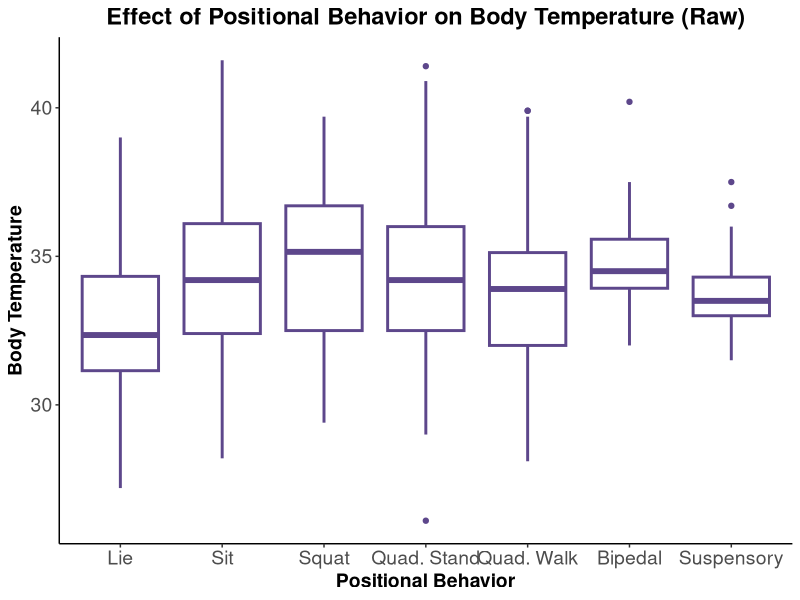
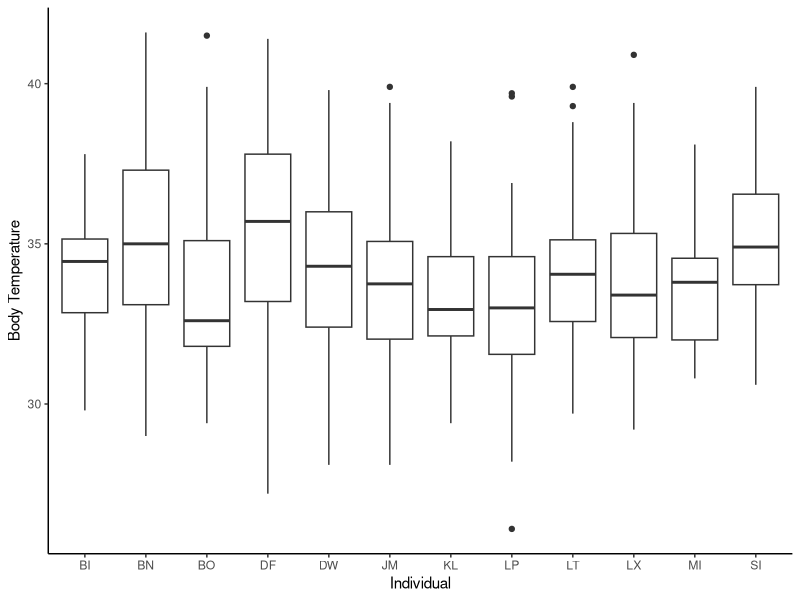
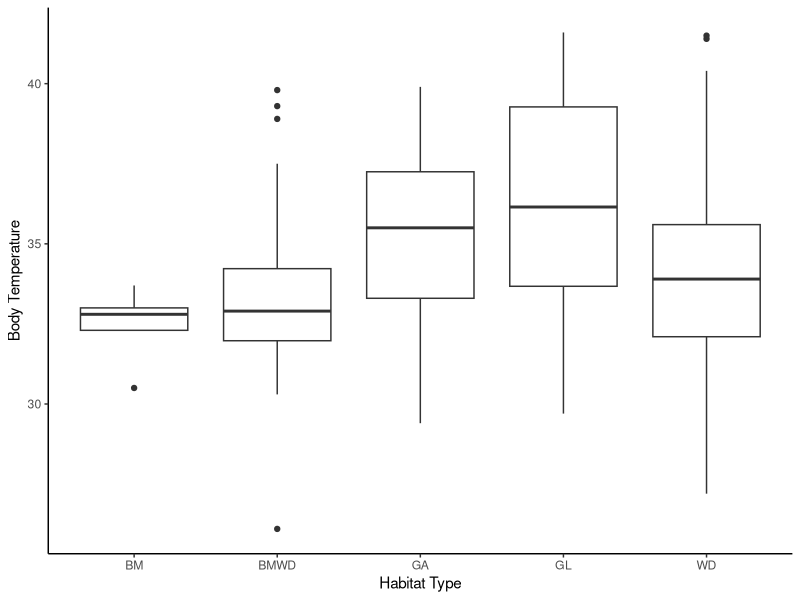
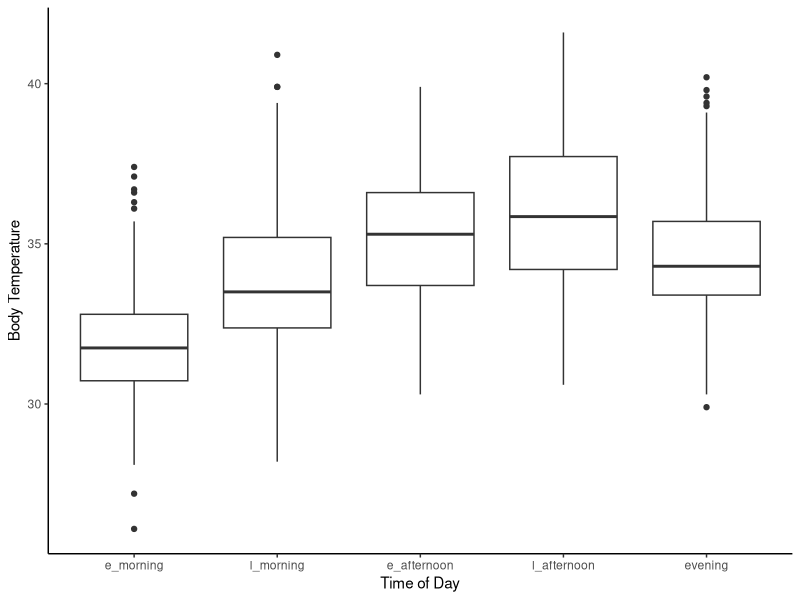
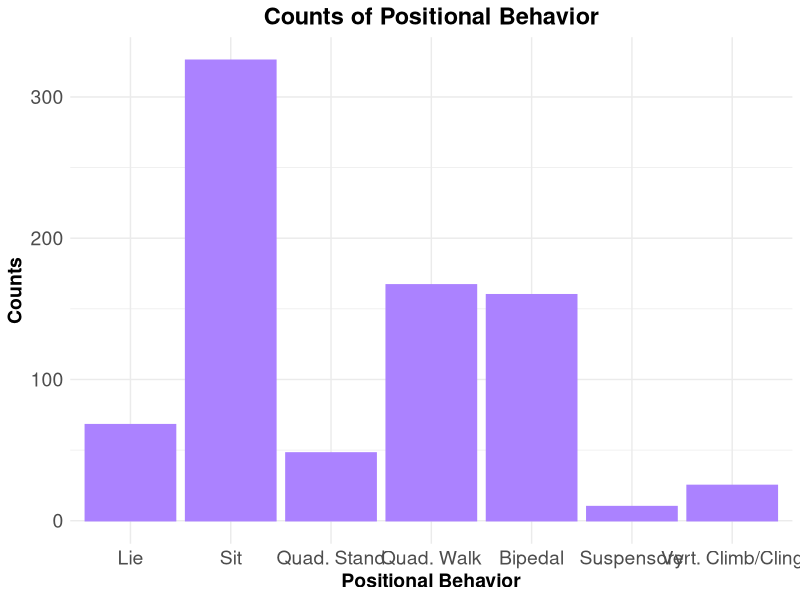
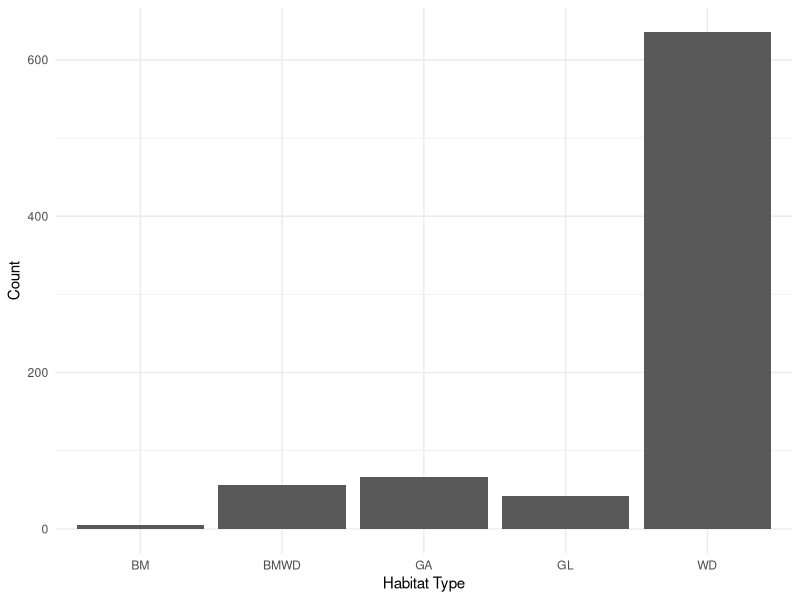
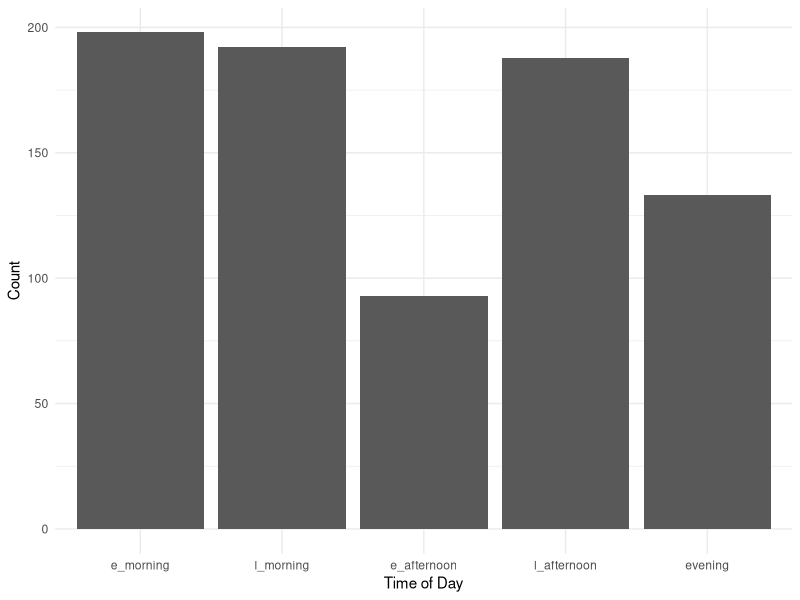
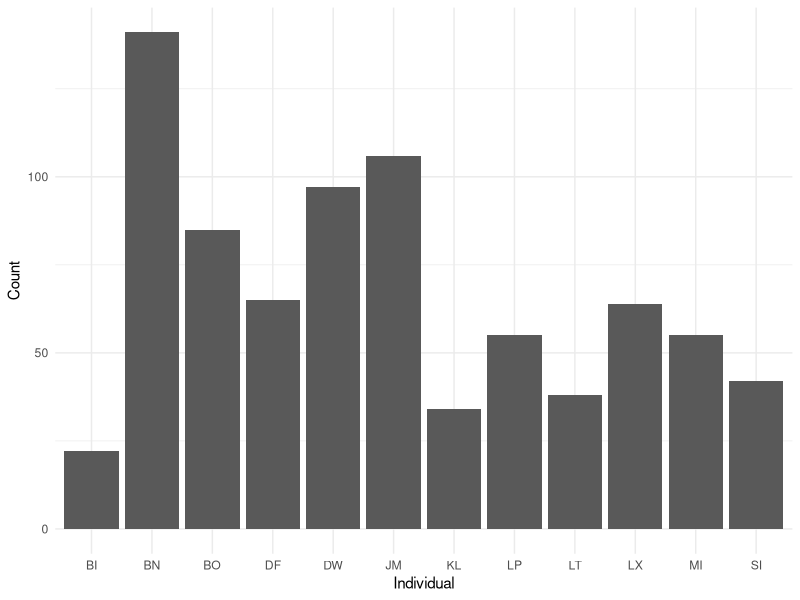

Here is the R script that generated these plots, in order: (Note: this script raises an error after producing the figures.)
# load libraries
library(scales)
library(readr)
library(lubridate)
library(magrittr)
library(ggplot2)
library(car)
library(emmeans)
library(lme4)
library(ggthemes)
library(tidyverse) 
#library(plyr) #HSR note- if you need plyr, need to load it before tidyverse. But dplyr in tidyverse does everything plyr can do and more, so shoudln't need plyr. 

##read in data
prelim_tidy <- read_csv("_data/_tidy/prelim_data_tidycols.csv")
View(prelim_tidy)
nrow(prelim_tidy) #2873 rows

#Omit any missing values:
summary(is.na(prelim_tidy)) #looks like missing lots of therm data

prelim_temp<-na.omit(prelim_tidy)
View(prelim_temp)
nrow(prelim_temp) #810 rows; most rows were removed bc therm data missing. 

prelim_temp$therm_t[prelim_temp$therm_t >= 42] <- NA #remove therm values >42 because likely a temp sensor problem? 6 rows removed.  

prelim_temp<-na.omit(prelim_temp) #remove those rows with NA's
View(prelim_temp)
nrow(prelim_temp) #now 804 rows

#Combine positional behaviors into smaller categories
# suspensory = Cb, Br & QM
#bipedalism = BpS, BpW & Abp
#Sit = St & Sq
#Vertical climb and cling together
prelim_temp$pos_beh[prelim_temp$pos_beh == "Cb"] <- "Su"
prelim_temp$pos_beh[prelim_temp$pos_beh == "Br"] <- "Su"
prelim_temp$pos_beh[prelim_temp$pos_beh == "QM"] <- "Su"
prelim_temp$pos_beh[prelim_temp$pos_beh == "Vci"] <- "VC"
prelim_temp$pos_beh[prelim_temp$pos_beh == "Abp"] <- "Bp"
prelim_temp$pos_beh[prelim_temp$pos_beh == "BpS"] <- "Bp"
prelim_temp$pos_beh[prelim_temp$pos_beh == "BpW"] <- "Bp"
prelim_temp$pos_beh[prelim_temp$pos_beh == "Sq"] <- "St"

############
##re-order levels
prelim_temp$time_od <- factor(prelim_temp$time_od, levels = c("e_morning", "l_morning", "e_afternoon", "l_afternoon", "evening"))
prelim_temp$pos_beh <- factor(prelim_temp$pos_beh, levels = c("QS", "Ly", "Sq", "St", "QW", "Bp", "Su", "VC"))

## Change to factor and numeric
factor_cols <- c("pos_beh","context", "substrate", "hab_type", "individual")
numeric_cols <- c("sun", "therm_t", "t_lo", "t_hi", "amb_t")

prelim_temp[factor_cols] <- lapply(prelim_temp[factor_cols], as.factor)

prelim_temp[numeric_cols] <- lapply(prelim_temp[numeric_cols], as.numeric)

str(prelim_temp)

##plotting
## Change levels for the plot 
prelim_temp$pos_beh <- factor(prelim_temp$pos_beh, levels = c("Ly","St", "Sq", "QS", "QW", "Bp", "Su", "VC"))

pb_raw_plot <- ggplot(prelim_temp, aes(pos_beh, therm_t)) +
                  geom_boxplot(fill = "white", colour = "mediumpurple4", size = 1) + 
                  ggtitle("Effect of Positional Behavior on Body Temperature (Raw)") +
                  scale_x_discrete(name = "Positional Behavior", labels = c("Lie", "Sit", 
                                        "Squat", "Quad. Stand", "Quad. Walk", "Bipedal", 
                                        "Suspensory", "Vert. Climb/Cling")) +
                  scale_y_continuous(name = "Body Temperature") +
                  theme_classic()+
                  theme(axis.text.x=element_text(size=14),
                  axis.text.y=element_text(size=14),
                  axis.title.y=element_text(size=14, face="bold"),
                  axis.title.x=element_text(size=14, face="bold"),
                  plot.title = element_text(hjust = 0.5, size=17, face="bold"))
  
pb_raw_plot

##save plot
ggsave("pb_raw_plot.pdf", width=10, height=6, units="in")

ggsave("pb_raw_plot.png", width=10, height=6, units="in")

#labels = c("Lie", "Sit", "Squat", "Quad. Stand", "Quad. Walk", "Bipedal", "Suspensory", "Vert. Climb/Cling"

ggplot(prelim_temp, aes(individual, therm_t)) +
  geom_boxplot() + 
  labs(x="Individual", y="Body Temperature") +
  theme_classic()

ggplot(prelim_temp, aes(hab_type, therm_t)) +
  geom_boxplot() + 
  labs(x="Habitat Type", y="Body Temperature") +
  theme_classic()

ggplot(prelim_temp, aes(time_od, therm_t)) +
  geom_boxplot() + 
  labs(x="Time of Day", y="Body Temperature") +
  theme_classic()

##counts
counts_pos_beh <- ggplot(prelim_temp, aes(pos_beh))+
                    geom_bar(stat="count", fill = "mediumpurple1", colour = "mediumpurple1") + 
                    ggtitle("Counts of Positional Behavior") +
                    scale_x_discrete(name = "Positional Behavior", 
                    labels = c("Lie", "Sit", "Quad. Stand", "Quad. Walk", 
                              "Bipedal", "Suspensory", "Vert. Climb/Cling")) +
                    scale_y_continuous(name = "Counts") +
                    theme_minimal()+
                    theme(axis.text.x=element_text(size=14),
                    axis.text.y=element_text(size=14),
                    axis.title.y=element_text(size=14, face="bold"),
                    axis.title.x=element_text(size=14, face="bold"),
                    plot.title = element_text(hjust = 0.5, size=17, face="bold"))
counts_pos_beh

##save plot
ggsave("counts_pos_beh.pdf", width=10, height=6, units="in")

ggsave("counts_pos_beh.png", width=10, height=6, units="in")

#####more count plots #####

ggplot(prelim_temp, aes(hab_type))+
  geom_bar(stat="count") + 
  labs(x="Habitat Type", y="Count")+
  theme_minimal()    ###can I combine bamboo with bamboo woodland?

ggplot(prelim_temp, aes(time_od))+
  geom_bar(stat="count") + 
  labs(x="Time of Day", y="Count")+
  theme_minimal()

ggplot(prelim_temp, aes(individual))+
  geom_bar(stat="count") + 
  labs(x="Individual", y="Count")+
  theme_minimal()

ggplot(prelim_temp, aes(sun))+
  geom_histogram()

ggplot(prelim_temp, aes(amb_t))+
  geom_histogram()

freq_therm_t <- ggplot(prelim_temp, aes(therm_t))+
                  geom_histogram(aes(y = (..count..)/sum(..count..)), bins = 10, 
                      fill = "mediumpurple1", colour = "mediumpurple1")+
                  ggtitle("Frequency of Chimpanzee Body Temperature") +
                  scale_y_continuous(name = "Frequency", labels = percent)+
                  scale_x_continuous(name = "Chimpanzee Body Temperature")+
                  theme_minimal()+
                  theme(axis.text.x=element_text(size=14),
                      axis.text.y=element_text(size=14),
                      axis.title.y=element_text(size=14, face="bold"),
                      axis.title.x=element_text(size=14, face="bold"),
                      plot.title = element_text(hjust = 0.5, size=17, face="bold"))

freq_therm_t

##save freq_therm_t plot
ggsave("freq_therm_t.pdf", width=10, height=6, units="in")

ggsave("freq_therm_t.png", width=10, height=6, units="in")

###model plotting
library(broom)

m1 <- lmer(therm_t ~ pos_beh + amb_t + sun + date + hab_type +
       (1|individual), data = prelim_temp)
summary(m1)
confint(m1)

##plotting model?
fitted_pb <- ggplot(fortify(m1), aes(pos_beh, therm_t)) +
              stat_summary(fun.data=mean_se, geom="pointrange") +
              stat_summary(aes(y=.fitted), fun.y=mean, geom="line")+
              scale_x_discrete(name = "Positional Behavior", 
                   labels = c("Lie", "Sit", "Quad. Stand", "Quad. Walk", 
                              "Bipedal", "Suspensory", "Vert. Climb/Cling")) +
              scale_y_continuous(name = "Body Temperature") +
              theme_minimal()+
              theme(axis.text.x=element_text(size=14),
                axis.text.y=element_text(size=14),
                axis.title.y=element_text(size=14, face="bold"),
                axis.title.x=element_text(size=14, face="bold"))
fitted_pb

##save plot
ggsave("fitted_pb.pdf", width=10, height=6, units="in")

ggsave("fitted_pb.png", width=10, height=6, units="in")

#predict(m1, preddata)

#m1_res <- tidy(coef(summary(m1)) ) 
#ggplot(m1_res, aes(pos_beh, therm_t)) +
  #geom_point()

ggplot(prelim_temp, aes(pos_beh, therm_t)) + 
  geom_point(size = 3) +
  geom_point(aes(y=predict(m1)), size = 1)


#change levels for the plot
prelim_temp$pos_beh <- factor(prelim_temp$pos_beh, levels = c("Ly","St", "Sq", "QS", "QW", "Bp", "Su", "VC"))

pred_v_obs <- ggplot(prelim_temp, aes(pos_beh, therm_t)) + 
              geom_point(size = 3, colour = "blue") + #shows raw data
              geom_boxplot(colour="blue")+ #shows raw data
              geom_boxplot(aes(y=predict(m1)), size = 1, colour = "red") + #shows model predictions
              scale_x_discrete(name = "Positional Behavior", labels = c("Lie", "Sit", 
                                      "Squat", "Quad. Stand", "Quad. Walk", "Bipedal", 
                                      "Suspensory", "Vert. Climb/Cling")) +
              scale_y_continuous(name = "Body Temperature") +
              theme_classic()

pred_v_obs
#hsr: what this tells me is that the model predictions are pretty close to the raw data. (red and blue boxplots are similar). You can plot just the raw data and see the pattern, if you'd like. 

##save plot for reference
ggsave("pred_v_obs.pdf", width=10, height=6, units="in")

ggsave("pred_v_obs.png", width=10, height=6, units="in")

###################
##change levels back
prelim_temp$pos_beh <- factor(prelim_temp$pos_beh, levels = c("QS", "Ly", "Sq", "St", "QW", "Bp", "Su", "VC"))

##tried another thing and it didn't work...
#newdat <- expand.grid(pos_beh=unique(prelim_temp$pos_beh), 
                      #time_od=unique(prelim_temp$time_od),
                      #sun=c(min(prelim_temp$sun),
                       #     max(prelim_temp$sun)),
                      #date=date(prelim_temp$date),
                      #hab_type=unique(prelim_temp$hab_type))
                      
#ggplot(prelim_temp, aes(x=pos_beh, y=therm_t)) +
 # geom_point(size=3) +
  #geom_line(data=newdat, aes(y=predict(m1, level=0, newdata=newdat), size="Positional Behavior")) +
  #scale_size_manual(name="Predictions", values=c("Positional Behavior"=3)) +
  #theme_classic() 

## Create dataframe to predict over
##attempting to follow tutorial but got too confused....
preddata <- with(prelim_temp, expand.grid(pos_beh = levels(pos_beh), time_od = levels(time_od), sun = c(0,50,100), date = c("2018-06-28", "2018-06-06", "2018-07-16"), hab_type = c("WD", "WG", "GL"), individual = c("DW","JM", "LT")))

factor_cols <- c("pos_beh", "hab_type", "individual")
numeric_cols <- c("sun", "amb_t")

preddata[factor_cols] <- lapply(preddata[factor_cols], as.factor)
preddata[numeric_cols] <- lapply(preddata[numeric_cols], as.numeric)

preddata$date <- as.Date(preddata$date)

str(preddata)

########
mm <- model.matrix(~pos_beh + amb_t + sun + date + hab_type, data=preddata)

###won't work because I don't have 2 or more levels per factor

pframe2 <- data.frame(preddata,eta=mm%*%fixef(m1))
pframe2 <- with(pframe2,data.frame(pframe2,prop=eta))
pvar1 <- diag(mm %*% tcrossprod(vcov(m1),mm))
tvar1 <- pvar1+VarCorr(m1)$individual
pframe2 <- data.frame(
  pframe2
  , plo = pframe2$eta-2*sqrt(pvar1)
  , phi = pframe2$eta+2*sqrt(pvar1)
  , tlo = pframe2$eta-2*sqrt(tvar1)
  , thi = pframe2$eta+2*sqrt(tvar1)
)
